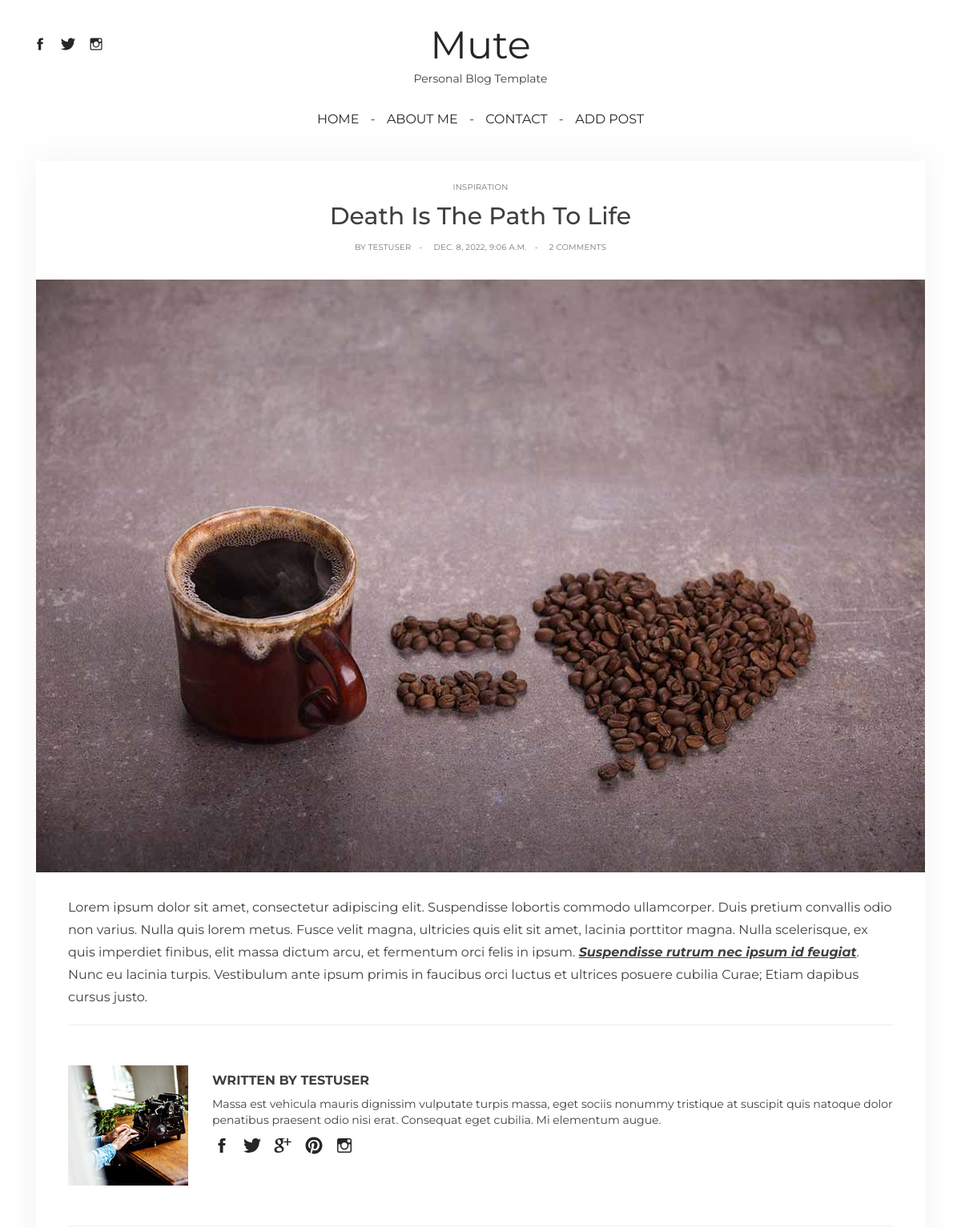
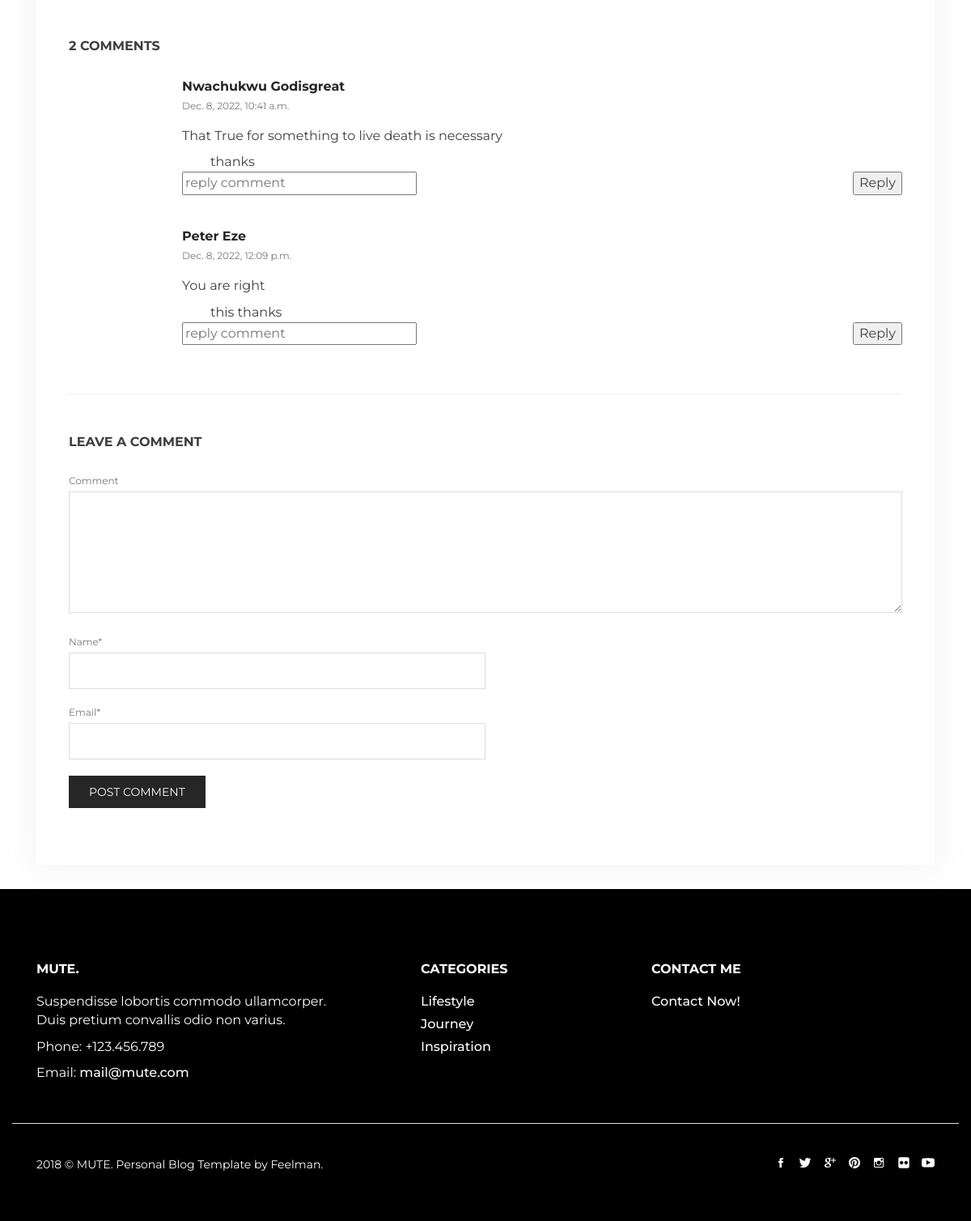
Screenshot of /blog-detail/death-is-the-path-to-life/ (signed in) with the database file from the repository (2 pictures, top to bottom).
### BlogPost/models.py (models this page shows, shortened)
class BlogModel(models.Model):
    CHOICES = (
        ('life-style', 'LIFESTYLE'),
        ('journey', 'JOURNEY'),
        ('inspiration', 'INSPIRATION'),
    )
    author = models.ForeignKey(User, blank=True, null=True,
                             on_delete=models.CASCADE)
    title = models.CharField(max_length=255)
    content = RichTextField(blank=True, null=True)
    slug = models.SlugField(max_length=255, unique=True, null=False, blank=True)
    image = models.ImageField(upload_to='blogPost/')
    category = models.CharField(max_length=125, choices=CHOICES)
    created_at = models.DateTimeField(auto_now_add=True)
    updated_at = models.DateTimeField(auto_now=True)
    def __str__(self):
        return self.title
    @property
    def get_image_url(self):
        image_url = self.image.url
        return image_url

class Profile(User):
    image = models.ImageField(upload_to='profile/')
    info = models.TextField(max_length=200)

class BlogComment(models.Model):
    post = models.ForeignKey(BlogModel, blank=True, null=True, on_delete=models.CASCADE, related_name="comment")
    comment = models.TextField(max_length=500, blank=True, null=True)
    name = models.CharField(max_length=200, blank=True, null=True)
    email = models.EmailField(max_length=100, blank=True, null=True)
    created_at = models.DateTimeField(auto_now_add=True)
    updated_at = models.DateTimeField(auto_now=True)
    def __str__(self):
        return self.name

class CommentReply(models.Model):
    comment = models.ForeignKey(BlogComment, on_delete=models.CASCADE)
    reply = models.CharField(max_length=255, blank=True, null=True)
    def __str__(self):
        return self.reply

### BlogPost/views.py (the view, shortened to what this page needs)
# urls.py: path('blog-detail/<str:slug>/', views.blog_detail, name="blog-detail"),
def blog_detail(request, slug):
    context = {}
    try:
        blog_obj = get_object_or_404(BlogModel, slug=slug)
        print(blog_obj)
        profile = Profile.objects.get(username = blog_obj.author)
        print(profile)
        comments = BlogComment.objects.filter(post=blog_obj).all()
        print(comments)
        replies = CommentReply.objects.all()
        print(replies)
        context['blog'] = blog_obj
        context['profile'] = profile
        context['comments'] = comments
        context['replies'] = replies
    except Exception as e:
        print(e)
    return render(request, 'detail_post.html', context)

### BlogPost/templates/detail_post.html (shortened to what this page needs)
{% extends 'base.html' %}
{% load static %}
{% block main %}
  <div class="container">
    <div class="col-md-12">
      <div class="blog-post">
        <div class="blog-post-wrapper">
          <div class="blog-post__info  blog-post__info--top">
            <span><a href="{% url 'category' blog.category %}">{{blog.category}}</a></span>
          </div>
          <div class="blog-post__title">
            <h1>{{blog.title}}</h1>
          </div>
          <div class="blog-post__info">
            <span>By <a href="#"> {{blog.author.username}}</a></span>
            <span>{{blog.created_at}}</span>
            <span>{{comments.count}} Comments</span>
          </div>
        </div>
        <div class="blog-post__image">
          <a href="single-post.html"><img src={{blog.get_image_url}} alt={{blog.title}}></a>
        </div>
        <div class="blog-post-wrapper">
          <div class="blog-post__content">
            <p>{{blog.content | safe}}</p>
          </div>
          <div class="blog-post__author">
            <div class="blog-post__author-avatar">
              <img src={{profile.image.url}} alt="Author">
            </div>
            <div class="blog-post__author-info">
              <h5>Written by {{profile.username}} </h5>
              <p>{{profile.info}}</p>
              <div class="blog-post__author-info-social">
                <a href="#">
                  <svg>
                    <use xmlns:xlink="http://www.w3.org/1999/xlink" xlink:href="#icon-facebook"></use>
                  </svg>
                </a>
                <a href="#">
                  <svg>
                    <use xmlns:xlink="http://www.w3.org/1999/xlink" xlink:href="#icon-twitter"></use>
                  </svg>
                </a>
                <a href="#">
                  <svg>
                    <use xmlns:xlink="http://www.w3.org/1999/xlink" xlink:href="#icon-google"></use>
                  </svg>
                </a>
                <a href="#">
                  <svg>
                    <use xmlns:xlink="http://www.w3.org/1999/xlink" xlink:href="#icon-pinterest"></use>
                  </svg>
                </a>
                <a href="#">
                  <svg>
                    <use xmlns:xlink="http://www.w3.org/1999/xlink" xlink:href="#icon-instagram"></use>
                  </svg>
                </a>
              </div>
            </div>
          </div>
          <div class="blog-post__comments">
            <h5>{{comments.count}} Comments</h5>
            <ul class="blog-post__comments-list">
              {% for comment in comments %}
              <li class="blog-post__comments-item">
                <div class="blog-post__comments-item-body">
                  <div class="blog-post__comments-item-right">
                    <div class="blog-post__comments-item-info">
                      <div class="blog-post__comments-item-info-author">
                        <span>
                          <a href="#">{{comment.name}}</a>
                        </span>
                      </div>
                      <div class="blog-post__comments-item-info-date">
                        <span>
                          <a href="#">{{comment.created_at}}</a>
                        </span>
                      </div>
                    </div>
                    <div class="blog-post__comments-item-post">
                      <p>{{comment.comment}}</p>
                      {% for reply in replies %}
                      {% if reply.comment == comment %}
                      <div class="blog-post__comments-children">
                        {{reply.reply}}
                      </div>
                      {% endif %}
                      {% endfor %}
                        <form method="post">
                          <div class="blog-post__comments-item-reply">
                            <input  type="submit" name="submit" size="30" value="Reply">
                          </div>
                          <div >
                          <p class="blog-post__comments-respond-author">
                            <input id="author" type="text" name="reply" size="30" aria-required="true" required placeholder="reply comment">
                          </p>
                        </form>
                      </div>
                    </div>
                  </div>
                </div>
              {% endfor %}
            <div class="blog-post__comments-respond">
              <h5>Leave a Comment</h5>
              <form method="post">
                <p class="blog-post__comments-respond-comment">
                  <label for="comment">Comment</label>
                  <textarea id="comment" name="comment" cols="45" aria-required="true"></textarea>
                </p>
                <p class="blog-post__comments-respond-author">
                  <label for="author">Name*</label>
                  <input id="author" type="text" name="author" size="30" aria-required="true" required>
                </p>
                <p class="blog-post__comments-respond-email">
                  <label for="email-form">Email*</label>
                  <input id="email-form" type="email" name="email" size="30" aria-required="true" required>
                </p>
                <p class="blog-post__comments-respond-submit">
                  <input  type="submit" name="submit" size="30" value="Post Comment">
                </p>
              </form>
            </div>
          </div>
        </div>
      </div>
{% endblock %}

### rows the page displays
BlogModel: category "INSPIRATION", title "Death Is The Path To Life", author.username "TESTUSER", created_at "DEC. 8, 2022, 9:06 A.M.", get_image_url (picture), content "Lorem ipsum dolor sit amet, consectetur adipiscing elit. Suspendisse lobortis commodo ullamcorper. Duis pretium convallis odio non varius. Nulla quis lorem metus. Fusce velit magna, ultricies quis elit sit amet, lacinia porttitor magna. Nulla scelerisque, ex quis imperdiet finibus, elit massa dictum arcu, et fermentum orci felis in ipsum. Suspendisse rutrum nec ipsum id feugiat . Nunc eu lacinia turpis. Vestibulum ante ipsum primis in faucibus orci luctus et ultrices posuere cubilia Curae; Etiam dapibus cursus justo."
Profile: image (picture), info "Massa est vehicula mauris dignissim vulputate turpis massa, eget sociis nonummy tristique at suscipit quis natoque dolor penatibus praesent odio nisi erat. Consequat eget cubilia. Mi elementum augue."
BlogComment: name "Nwachukwu Godisgreat", created_at "Dec. 8, 2022, 10:41 a.m.", comment "That True for something to live death is necessary"
CommentReply: reply "thanks"
BlogComment: name "Peter Eze", created_at "Dec. 8, 2022, 12:09 p.m.", comment "You are right"
CommentReply: reply "this thanks"

### other values shown
{{ comments.count }} "2"
{{ profile.username }} "TESTUSER"
